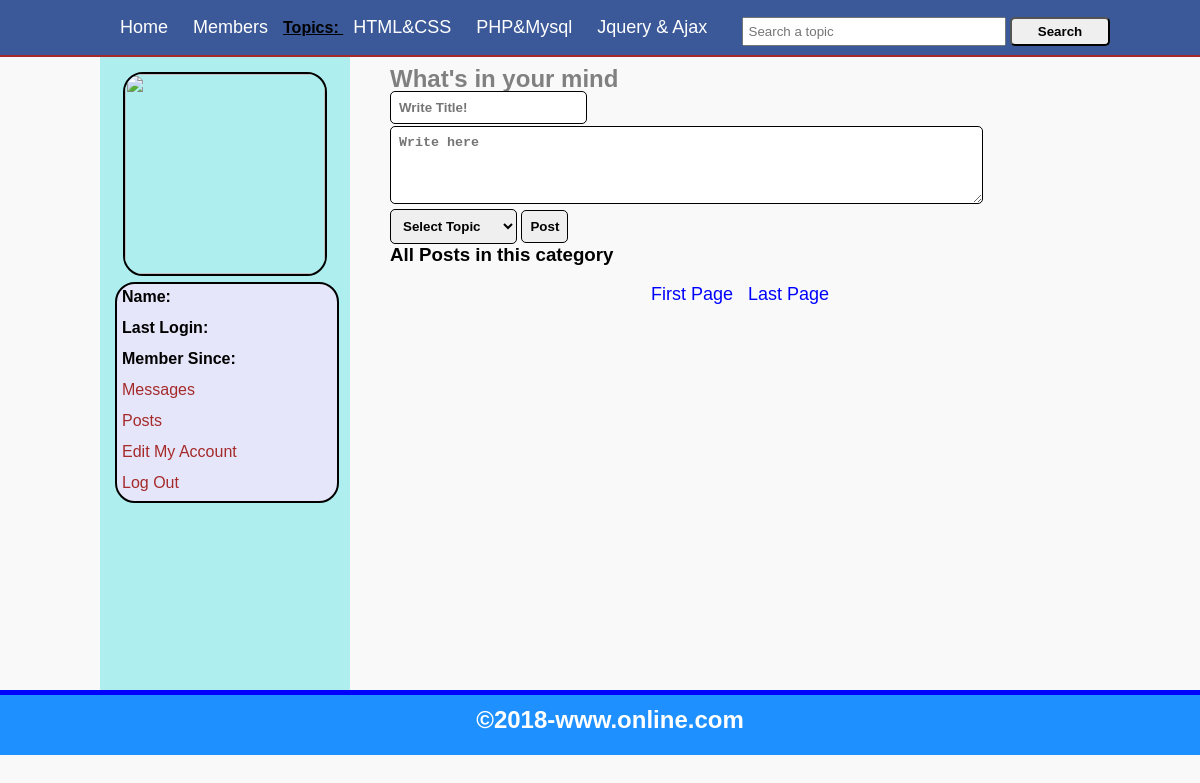
The app's page /topics.php with its own data.
### tables this page shows
CREATE TABLE `topics` (
  `topic_id` int(11) NOT NULL,
  `topic_title` text NOT NULL
);

### topics.php (the view, shortened to what this page needs)
<?php
include("functions/functions.php");
?>
<!DOCTYPE html>
<html>
<head>
	<link rel="stylesheet" href="style/Home_style.css" media="all"/>
</head>
<body>
	<div class="container">
		<div id="head_wrap">
			<div id="header">
				<ul id="menu">
					<li><a href="Home.php">Home </a> </li>
					<li><a href="members.php">Members </a> </li>
					<strong> Topics: </strong>
					<?php
					$get_topics = "SELECT * FROM topics";
					$run_topics = mysqli_query($con,$get_topics);
					while($row = mysqli_fetch_array($run_topics))
					{
						$topic_id = $row['topic_id'];
						$topic_title = $row['topic_title'];
						echo "<li> <a href='topics.php?topic=$topic_id'> $topic_title </a> </li> ";
					}
					?>
				</ul>
				<form method="post" action="result.php" id="form1">
					<input type="text" name="search_box" placeholder="Search a topic">
					<input type="submit" name="search" value="Search">
				</form>
			</div>
		</div>
		<div class="content">
			<div id="user_timeline">
				<div id="user_details">
				<?php
					$user = $_SESSION['user_email'];
					$get_user = "SELECT * FROM users WHERE user_email = '$user'";
					$run_user = mysqli_query($con,$get_user);
					$row = mysqli_fetch_array($run_user);
					$user_id = $row['user_id'];
					$user_name = $row['user_name'];
					$user_image = $row['user_image'];
					$register_date = $row['register_date'];
					$last_login = $row['last_login'];
					echo "
						<center> <img src='user/user_images/$user_image' width='200px' height='200px'/> </center>
						<div id='user_mention'>
						<p> <strong> Name: </strong> $user_name </p>
						<p> <strong> Last Login: </strong> $last_login </p>
						<p> <strong> Member Since: </strong> $register_date </p>
						<p> <a href='my_messages.php'> Messages </a> </p>
						<p> <a href='my_posts.php'> Posts </a> </p>
						<p> <a href='edit_profile.php'> Edit My Account </a> </p>
						<p> <a href='logout.php'> Log Out </a> </p>
						</div>
					";
				?>
				</div>
			</div>
			<div id="content_timeline">
				<form action="Home.php?id=<?php echo $user_id ; ?>" method="post" id="f">
					<h2> What's in your mind </h2>
					<input type="text" name="title" placeholder="Write Title!"> <br>
					<textarea cols="70" rows="4" name="content" placeholder="Write here"></textarea><br>
					<select name="topic">
						<option> Select Topic </option>
					</select>
					<input type="submit" name="post" value="Post">
				</form>
				<h3> All Posts in this category </h3>
			</div>
		</div>
	    <div id="footer">
	    	<h2>&copy;2018-www.online.com</h2>
	    </div>
</body>
</html>

### style/Home_style.css (style rules this page uses)
html, body, div, span, applet, object, iframe, h1, h2, h3, h4, h5, h6, p, blockquote, pre, a, abbr, acronym, address, big, cite, code, del, dfn, em, img, ins, kbd, q, s, samp, small, strike, strong, sub, sup, tt, var, b, u, i, center, dl, dt, dd, ol, ul, li, fieldset, form, label, legend, table, caption, tbody, tfoot, thead, tr, th, td, article, aside, canvas, details, embed, figure, figcaption, footer, header, hgroup, menu, nav, output, ruby, section, summary, time, mark, audio, video { margin: 0; padding: 0; border: 0; }
body { margin: 0; padding: 0; font-family: sans-serif; line-height: 1; background-color: #f9f9f9; }
.container { margin: 0 auto; padding: 0; background-color: #E6E6FA; }
#head_wrap { width: 100%; height: 35px; margin: 0 auto; border-bottom: 2px solid brown; padding: 10px; background-color: #3b5998; }
#header { margin: 0 auto; width: 1000px; height: 35px; }
#menu { line-height: 35px; padding: 0; margin: 0; float: left; }
#menu li { display: inline; list-style: none; }
#menu a { margin: 5px; padding: 5px; text-decoration: none; color: white; font-size: 18px; }
#header strong { text-decoration: underline; }
#form1 { float: right; line-height: 35px; padding-top: 3px; }
#form1 input[type="text"] { width: 250px; padding: 5px; }
#form1 input[type="submit"] { width: 100px; border-radius: 5px; padding: 5px; font-weight: bold; }
.container .content { width: 1000px; margin: 0 auto; }
#user_timeline { background: #AFEEEE; width: 250px; float: left; height: 633px; }
#user_details { padding: 10px; margin: 5px; }
#user_details img { border: 2px solid black; border-radius: 20px; }
#user_details p { margin-bottom: 5px; padding: 5px; }
#user_details a { color: brown; text-decoration: none; }
#user_mention { border-radius: 20px; background-color: #E6E6FA; border: 2px solid black; width: 220px; margin: 5px auto; }
#content_timeline { float: right; width: 700px; padding: 10px }
#f input { padding: 8px; border: 1px solid black; border-radius: 5px; font-weight: bolder; margin-bottom: 2px; }
#f textarea { padding: 8px; border: 1px solid black; border-radius: 5px; font-weight: bolder; margin-bottom: 2px; }
#f select { padding: 8px; border: 1px solid black; border-radius: 5px; font-weight: bolder; margin-bottom: 2px; }
#f h2 { color: gray; font-family: }
#footer { width: 100%; height: 40px; padding: 10px; background-color: #1E90FF; border-top: 5px solid blue; clear: both; }
#footer h2 { text-align: center; padding-top: 3px; color: white; }

### records on screen
topics: topic_title "HTML&CSS"
topics: topic_title "PHP&Mysql"
topics: topic_title "Jquery & Ajax"
